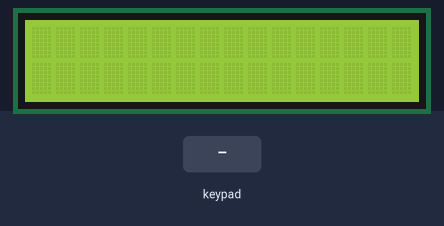
Recording of a sketch running on a simulated Arduino Mega 2560, built with avr-gcc and run on an emulated ATmega2560. On the bench: 16×2 character LCD. Inputs (shaded band) come from the test bench. What the sketch prints to the serial monitor is not drawn.

Above: at 1.2 s.
1.3 s: keypad keys 7 + 5 = pressed 0.4 s apart
At 3.3 s:
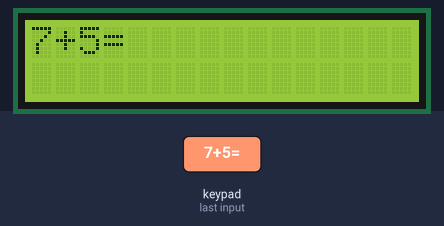
4.4 s: key '/' pressed
5.9 s: keypad keys 6 * 7 = pressed 0.4 s apart
At 8.0 s:
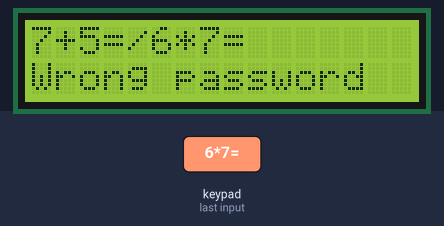
9.0 s: key 'o' pressed
At 9.6 s:
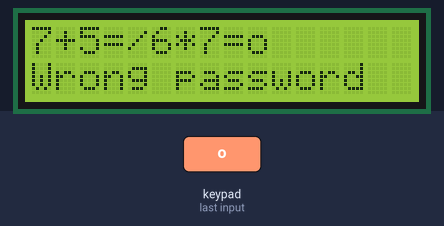
10.5 s: keypad keys 8 / 2 = pressed 0.4 s apart
At 12.9 s:
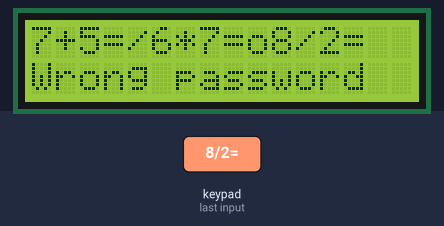
13.6 s: key '*' pressed
At 14.4 s:
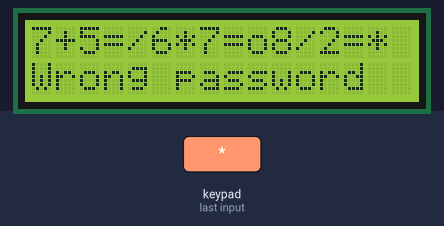
Timing chart, 0 to 16.1 s (numbered marks = the images above; inputs shaded):
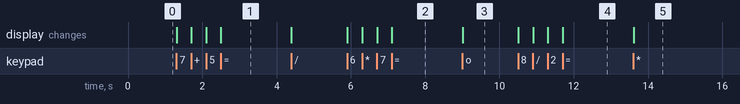

Measured:
- after the input at 1.3 s, the display: first changes at once (image 1 shows a later state)
- after the input at 5.9 s, the display: first changes at once (image 2 shows a later state)
- after the input at 9.0 s, the display: changes at once (image 3)
- after the input at 10.5 s, the display: first changes at once (image 4 shows a later state)
- after the input at 13.6 s, the display: changes at once (image 5)

The sketch:

Q2.ino
```cpp
// include the library code:
#include <LiquidCrystal.h>
#include <Keypad.h>

const byte ROWS = 4; //four rows
const byte COLS = 4; //three columns
char keys[ROWS][COLS] = {
  {'7','8','9', '/'},
  {'4','5','6', '*'},
  {'1','2','3', '-'},
  {'o','0','=', '+'}
};
byte rowPins[ROWS] = {31, 33, 35, 37}; //connect to the row pinouts of the keypad
byte colPins[COLS] = {23, 25, 27, 29}; //connect to the column pinouts of the keypad

const int rs = 13, en = 12, d4 = 8, d5 = 9, d6 = 10, d7 = 11;

Keypad keypad = Keypad( makeKeymap(keys), rowPins, colPins, ROWS, COLS );
LiquidCrystal lcd(rs, en, d4, d5, d6, d7);

byte col = 0;
String password;

void setup() {
  Serial.begin(9600);
  lcd.begin(16, 2);
  lcd.clear();
}

void loop() {
//  lcd.clear();
  lcd.setCursor(col, 0);

  char key = keypad.getKey();

  if (key){
    Serial.println(key);
    lcd.print(key);

    if (key == '*')
    {
      lcd.setCursor(0, 1);
      if (password == "1234") {
        lcd.print("Correct password");
      } else {
        lcd.print("Wrong password");
      }
    }

    password += key;
    col++;
  }

}
```
